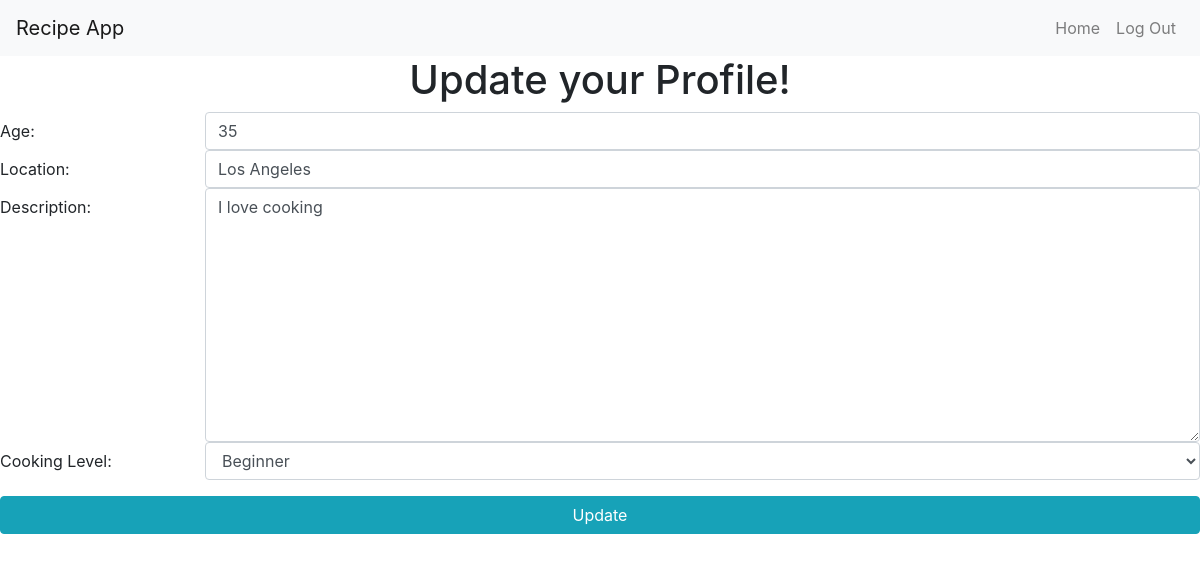
Screenshot of /update_profile (signed in) with the database file from the repository.
### main/models.py (models this page shows)
class Profile(models.Model):
    age= models.IntegerField()
    location= models.CharField(max_length=45)
    desc= models.CharField(max_length=255)
    cooking_level= models.CharField(max_length=45)
    user= models.ForeignKey(User, related_name="profile", on_delete=models.CASCADE)

### main/views.py (the view)
# urls.py: path('update_profile', views.update_profile),
def update_profile(request):
    origin= User.objects.get(email=request.session['user'])
    context = {
        'user': origin,
        'user_profile': origin.profile.first()
    }
    return render(request, 'update_form.html', context)

### main/templates/update_form.html (shortened to what this page needs)
{% extends 'base.html' %} {% block content %}
<div class="d-flex flex-column align-items-center">
  <h1>Update your Profile!</h1>
  <form action="/addUpdate" method="POST">
    <div class="form-group row">
      <label for="age" class="col-sm-2 col-form-label">Age: </label>
      <div class="col-sm-10">
        <input
          type="number"
          name="age"
          id="age"
          value="{{user_profile.age}}"
          class="form-control"
        />
      </div>
      <br />
      <label for="location" class="col-sm-2 col-form-label">Location: </label>
      <div class="col-sm-10">
        <input
          type="text"
          name="location"
          id="location"
          value="{{user_profile.location}}"
          class="form-control"
        />
      </div>
      <br />
      <label for="desc" class="col-sm-2 col-form-label">Description: </label>
      <br />
      <div class="col-sm-10">
        <textarea name="desc" id="desc" cols="30" rows="10" class="form-control">
{{user_profile.desc}}</textarea
        >
      </div>
      <br />
      <label for="cooking_level" class="col-sm-2 col-form-label"
        >Cooking Level:
      </label>
      <div class="col-sm-10">
        <select name="cooking_level" id="cooking_level" class="form-control">
          <option value="beginner">Beginner</option>
        </select>
      </div>
      <br />
    </div>
    <button type="submit" class="btn btn-info btn-block">Update</button>
  </form>
</div>
{% endblock %}

### rows the page displays
Profile: age "35", location "Los Angeles", desc "I love cooking"
